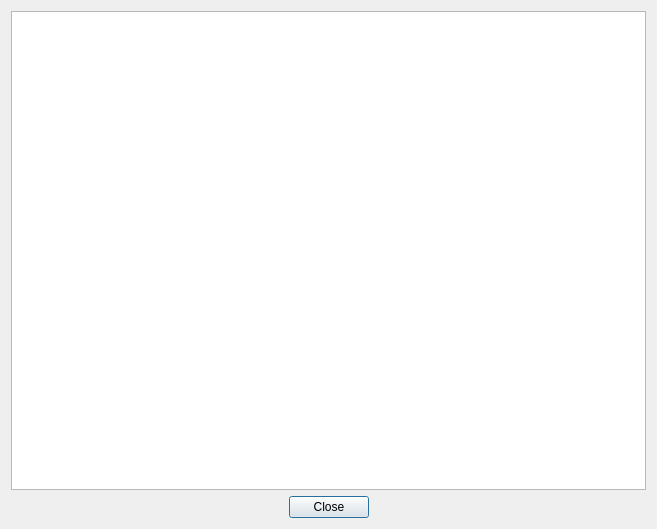
<?xml version="1.0" encoding="UTF-8"?>
<ui version="4.0">
 <class>XMLEditor</class>
 <widget class="QDialog" name="XMLEditor">
  <property name="geometry">
   <rect>
    <x>0</x>
    <y>0</y>
    <width>657</width>
    <height>529</height>
   </rect>
  </property>
  <property name="windowTitle">
   <string>Dialog</string>
  </property>
  <layout class="QGridLayout" name="gridLayout">
   <item row="1" column="0" colspan="3">
    <widget class="QTextEdit" name="textEditContent"/>
   </item>
   <item row="2" column="0">
    <spacer name="horizontalSpacer">
     <property name="orientation">
      <enum>Qt::Horizontal</enum>
     </property>
     <property name="sizeHint" stdset="0">
      <size>
       <width>136</width>
       <height>20</height>
      </size>
     </property>
    </spacer>
   </item>
   <item row="2" column="1">
    <widget class="QPushButton" name="pushButtonValidate">
     <property name="text">
      <string>Close</string>
     </property>
    </widget>
   </item>
   <item row="2" column="2">
    <spacer name="horizontalSpacer_2">
     <property name="orientation">
      <enum>Qt::Horizontal</enum>
     </property>
     <property name="sizeHint" stdset="0">
      <size>
       <width>135</width>
       <height>20</height>
      </size>
     </property>
    </spacer>
   </item>
  </layout>
 </widget>
 <resources/>
 <connections/>
</ui>
